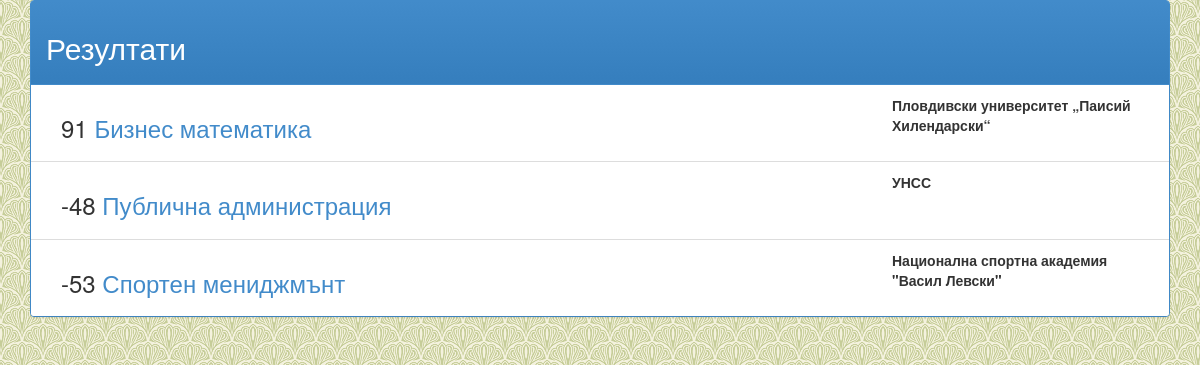
/search/21, run on the app's committed database.
### default/models.py (models this page shows, shortened)
class Programme(models.Model):
    categories = models.ManyToManyField(
        SpecCategory, related_name='programmes')
    uni = models.ForeignKey(Uni)
    description = models.TextField()
    name = models.CharField(max_length=200)
    def _get_rating(self):
        rating = 0
        for post in self.posts.all():
            rating += post.vote
        return rating
    rating = property(_get_rating)

class Post(models.Model):
    title = models.CharField(max_length=200)
    text = models.TextField()
    category = models.ForeignKey(PostCategory, related_name='posts')
    date = models.DateField(auto_now=True)
    vote = models.IntegerField()
    programme = models.ForeignKey(Programme, related_name='posts')

class Uni(models.Model):
    name = models.CharField(max_length=200)

### default/views.py (the view)
# urls.py: url(r'^search/(?P<id>\d+)$', 'default.views.search_cat_view'),
def search_cat_view(request, id):
    results = models.Programme.objects.filter(categories__id=id)
    results_sorted = _sort_results(results)
    return render(request, 'default/search.html',
                  {'results': results_sorted})

### default/views.py (called while the page is built)
def _sort_results(results):
    results_sorted = sorted(results, key=lambda x: x.rating, reverse=True)
    return results_sorted

### templates/default/search.html
{% extends "default/base.html" %}
{% block content %}
<div class="panel panel-primary">
  <div class="panel-heading">
    <div class="row">
      <div class="col-xs-6 col-xs-3">
        <h2>Резултати</h2>
      </div>
    </div>
  </div>
  <ul class="list-group">
    {% for res in results %}
      <li class="list-group-item row" style="margin-left: 0px; margin-right: 0px;">
        <div class="col-xs-9">
          <h3>{{ res.rating }} <a href="/programme/{{ res.id }}">{{ res.name }}</a></h3>
        </div>
        <div class="col-xs-3">
          <strong>{{ res.uni.name }}</strong>
        </div>
      </li>
    {% endfor %}
  </ul>
</div>
{% endblock %}

### static/css/default.css (style rules this page uses)
body { background-image: url('../img/bg.png'); }

### data on the page
Programme: rating "91", name "Бизнес математика", uni.name "Пловдивски университет „Паисий Хилендарски“"
Programme: rating "-48", name "Публична администрация", uni.name "УНСС"
Programme: rating "-53", name "Спортен мениджмънт", uni.name "Национална спортна академия \"Васил Левски\""
